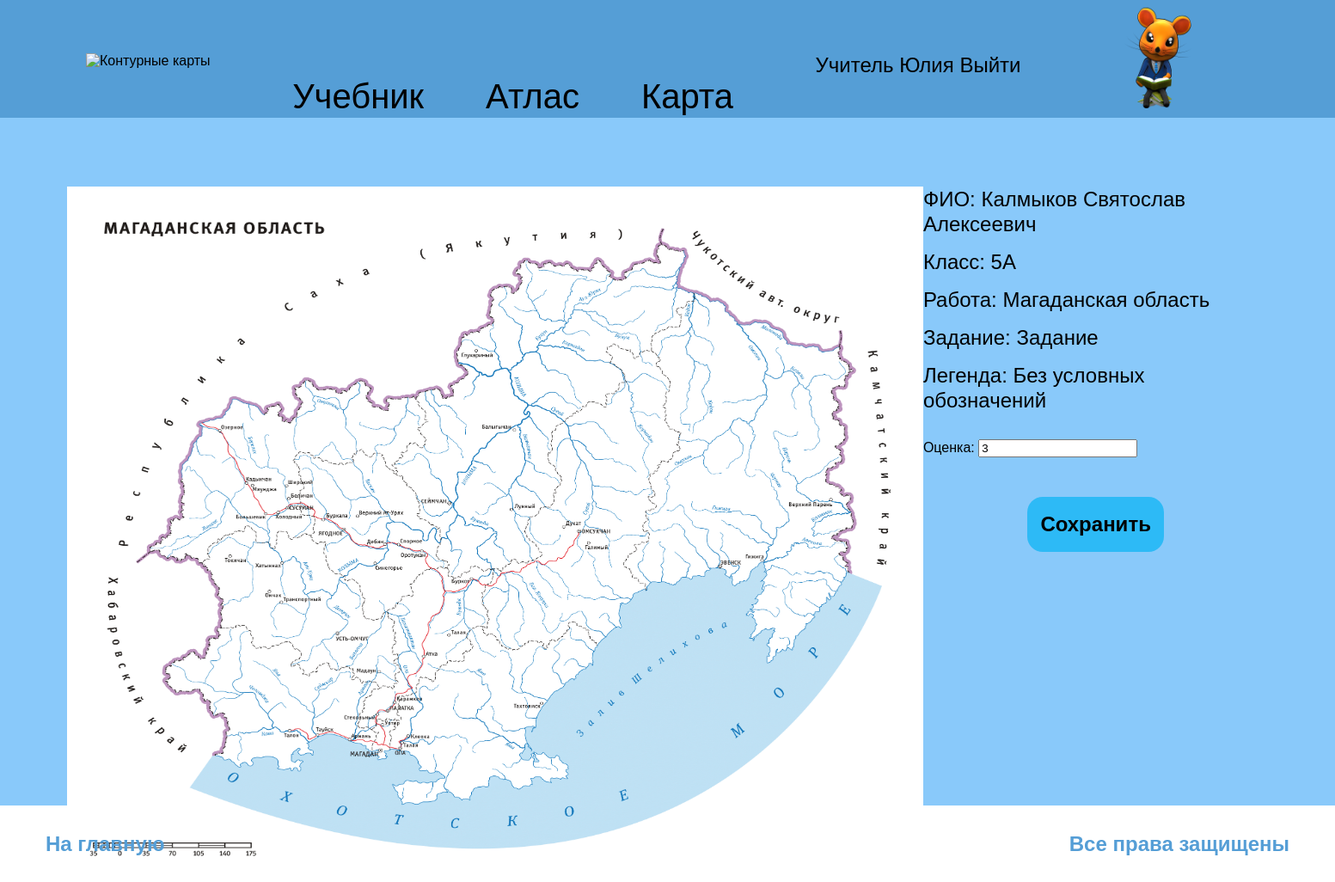
/work_review/1/1/ (signed in), run on the app's committed database.
### main/models.py (models this page shows, shortened)
class Auth(AbstractUser):
    email = models.EmailField(null=True, verbose_name = 'Почта', unique=True, max_length=150)
    last_name = models.CharField(null=True, verbose_name = 'Фамилия', max_length=150)
    first_name = models.CharField(null=True, verbose_name = 'Имя', max_length=150)
    patronymic = models.CharField(null=True, verbose_name = 'Отчество', max_length=150)
    birth_date = models.DateField(null=True, verbose_name = 'Дата рождения', blank=True)
    is_teacher = models.BooleanField(verbose_name = 'Учитель', default=False)
    user_class = models.ForeignKey(
        Classes,
        null=True,
        verbose_name = 'Класс',
        on_delete = models.CASCADE,
        blank=True
    )
    school_number = models.ForeignKey(
        Schools,
        null=True,
        verbose_name = 'Номер школы',
        on_delete = models.CASCADE
    )
    class Meta:
        verbose_name = _("user")
        verbose_name_plural = _("Пользователи")

class Classes(models.Model):
    class_number = models.IntegerField(
        verbose_name = 'Номер класса',
        validators=[MinValueValidator(1), MaxValueValidator(11)],
        blank = False
    )
    class_letter = models.CharField(verbose_name = 'Буква класса', max_length=3, blank = False)
    school = models.ForeignKey(Schools, null=True, verbose_name = 'Номер школы', on_delete = models.CASCADE, blank = False)
    teacher = models.ForeignKey(
        settings.AUTH_USER_MODEL,
        verbose_name = 'Учитель',
        on_delete = models.PROTECT,
        blank = False
    )
    class Meta:
        verbose_name = _("classes")
        verbose_name_plural = _("Классы")

class Works(models.Model):
    number = models.IntegerField(verbose_name = 'Номер задания', blank = False)
    work = models.ImageField(
        verbose_name = 'Работа',
        upload_to="base_maps/%Y/%m/",
        default='Базовая карта'
    )
    legend = models.CharField(verbose_name = 'Условные обозначения', max_length=511, blank = True)
    task = models.CharField(null=True, verbose_name = 'Задание', max_length=511)
    school_number = models.ForeignKey(
        Schools,
        null=True,
        verbose_name = 'Номер школы',
        on_delete = models.CASCADE
    )
    teacher = models.ForeignKey(
        settings.AUTH_USER_MODEL,
        verbose_name = 'Учитель',
        on_delete = models.PROTECT,
        blank=False,
        default=2
    )
    for_class = models.ForeignKey(
        Classes,
        null=True,
        verbose_name = 'Класс',
        on_delete = models.CASCADE
    )
    is_active = models.BooleanField(verbose_name = "Активность", default=False)
    work_name = models.CharField(verbose_name = 'Название задания', max_length=50, blank = False)
    class Meta:
        verbose_name = _("works")
        verbose_name_plural = _("Заданные работы")

class DoneWorks(models.Model):
    student = models.ForeignKey(
        settings.AUTH_USER_MODEL,
        verbose_name = 'Идентификация студента',
        on_delete = models.PROTECT
    )
    done_work = models.ImageField(
        verbose_name = 'Готовая работа',
        upload_to="done_map/%Y/%m/%d/",
        default='Готовая карта'
    )
    work = models.ForeignKey(Works, verbose_name = 'Идентификация работы', on_delete = models.CASCADE)
    grade = models.IntegerField(null=True, verbose_name = 'Оценка', validators=[MinValueValidator(1), MaxValueValidator(5)], blank=False)
    check_status = models.BooleanField(verbose_name = 'Статус', default=False)
    time_create = models.DateTimeField(verbose_name = 'Время создания', auto_now_add=True)
    time_update = models.DateTimeField(verbose_name = 'Время обновления', auto_now=True)
    teacher = models.ForeignKey(
        settings.AUTH_USER_MODEL,
        null=True,
        verbose_name = 'Учитель',
        on_delete = models.PROTECT,
        related_name = 'Учитель'
    )
    comment_from_teacher = models.CharField(
        verbose_name = 'Комментарий от учителя',
        null=True,
        max_length=255,
        blank=True,
    )
    comment_from_student = models.CharField(
        verbose_name = 'Комментарий от ученика',
        null=True,
        max_length=127,
        blank=True,
    )
    class Meta:
        verbose_name = _("done_works")
        verbose_name_plural = _("Сделанные работы")

### teacher/views.py (the view, shortened to what this page needs)
# urls.py: path('work_review/<int:student_id>/<int:work_id>/', work_review, name = 'student_review'),
@login_required
@transaction.atomic
def work_review(request, student_id, work_id):
    if request.user.is_authenticated:
        if request.user.is_teacher:
            done_works = DoneWorks.objects.get(id=student_id, work_id=work_id)
            if request.method == 'POST':
                grades_form = GradesForm(request.POST, instance=done_works)
                if grades_form.is_valid():
                    grades_form.save()
                    messages.success(request, _('Ваш профиль был успешно обновлен!'))
                    return redirect('/')
                else:
                    messages.error(request, _('Пожалуйста, исправьте ошибки.'))
            else:
                grades_form = GradesForm(instance=done_works)
            student = Auth.objects.get(id=student_id)
            done_works = DoneWorks.objects.filter(id=work_id, student_id=student_id)
            works = Works.objects.get(id=work_id, teacher_id=request.user.id)
            my_school = Schools.objects.get(id=request.user.school_number_id)
            student_class = Classes.objects.get(id=student_id)
            context =  {
                'student_class': student_class,
                'done_works': done_works,
                'student': student,
                'grades_form': grades_form,
                'works': works,
                'student_id': student_id,
                'work_id': work_id,
                'my_school': my_school,
            }
        return render(request, 'teacher/work_review.html', context=context)
    return pageNotFound(request)

### teacher/forms.py
class GradesForm(ModelForm):
    class Meta:
        model = DoneWorks
        fields = ['grade']
        widgets = {
            'grade': NumberInput(attrs ={
                'class': 'grade',
                'placeholder': 'Оценка'
            }),
        }

### templates/teacher/work_review.html (shortened to what this page needs)
{% extends 'main/layouts/layout.html' %} {% load static %} {% block title %}Электронные контурные карты{% endblock %} {% block main %}
{% if request.user.is_authenticated %}
<section class="work-review">
{% if request.user.is_teacher %}
    <img src="{% static '/main/img/test-map-1.png' %}" alt="done_work" class="done-work">
    <form action="" class="review-form">
            {% if request.user.school_number_id == student.school_number_id %}
            <span class="info-span">ФИО: {{ student.last_name}} {{ student.first_name }} {{ student.patronymic }} </span>
            <span class="info-span">Класс: {{ student_class.class_number }}{{ student_class.class_letter }}</span>
            <span class="info-span">Работа: {{ works.work_name }}</span>
            <span class="info-span">Задание: {{ works.task }}</span>
            <span class="info-span">Легенда: {{ works.legend }}</span>
            <form method="post">
                    {{ grades_form.as_p }}
        <button class="form-sub" type="submit">Сохранить</button>
        {% endif %}
    </form>
{% endif %}
</section>
{% endif %}
{% endblock %}

### templates/main/layouts/layout.html (shortened to what this page needs)
{% load static %}
<!DOCTYPE html>
<html lang="ru">
<head>
    <link href="{% static '/main/css/style.css' %}" rel="stylesheet">
</head>
<body>
    <header class="adapt-header">
        <section class="page-navbar">
            <div class="left-navbar">
                {% if request.user.is_teacher %}
                    <a href="{% url 'teacher_classes' %}" class="logo">
                {% else %}
                    <a href="{% url 'home' %}" class="logo">
                {% endif %}
                    <img src="{% static 'main/gif/logo.gif' %}" alt="Контурные карты" class="logo-gif" windth='220' height="220">
                    </a>
            </div>
            {% block body %}
                {% if request.user.is_authenticated %}
            <div class="center-navbar">
                <a href="{% url 'book' %}" class="center-nav-link">Учебник</a>
                <a href="{% url 'atlas' %}" class="center-nav-link">Атлас</a>
                <a href="{% url 'contour_map' %}" class="center-nav-link">Карта</a>
            </div>
                {% endif %}
            {% endblock %}
            <div class="right-navbar">
                <div class="navbar-registration">
                    {% if request.user.is_authenticated %}
                        <span class="hello-text">
                        {% if request.user.is_teacher %}
                            Учитель {% if request.user.first_name %} {{ user.first_name }} {% else %} {{ user.username }} {% endif %}
                        {% else %}
                            Ученик {% if request.user.first_name == None %} {{ user.username }} {% else %} {{ user.first_name }} {% endif %}
                        {% endif %}
                        <a href="{% url 'logout' %}" class="logout-link">Выйти</a>
                        </span>
                    {% else %}
                    <a href="{% url 'login' %}" class="registration-link">Войти</a>
                    {% endif %}
                </div>
                {% if request.user.is_authenticated %}
                    {% if request.user.is_teacher %}
                        <a href="{% url 'account' %}" class="icon-account">
                            <img src="{% static '/main/img/kvoka1.png' %}" alt="User" windth='119' height="119">
                    {% else %}
                        <a href="{% url 'account' %}" class="icon-account">
                            <img src="{% static '/main/img/kvoka.png' %}" alt="User" windth='119' height="119">
                    {% endif %}
                {% else %}
                    <img src="{% static '/main/img/kvoka.png' %}" alt="User" windth='119' height="119">
                {% endif %}
            </a>
        </div>
    </section>
</header>
    <div class="wrapper">
        <main>
            {% block main %} {% endblock %}
        </main>
    </div>
    <footer>
{% block footer %}
    {% if request.user.is_teacher %}
        <a href="{% url 'teacher_classes' %}" class="to-start">На главную</a>
    {% else %}
        <a href="{% url 'home' %}" class="to-start">На главную</a>
    {% endif %}
        <span class="copyright"> Все права защищены</span>
{% endblock %}
    </footer>
</body>
</html>

### static/main/css/style.css (style rules this page uses)
body, html { height: 100%; width: 100%; margin: 0 auto; font-family: 'Gill Sans', 'Gill Sans MT', 'Calibri', 'Trebuchet MS', sans-serif; }
a { text-decoration: none; color: #000; }
.adapt-header { font-family: 'Gill Sans', 'Gill Sans MT', 'Calibri', 'Trebuchet MS', sans-serif; background: #559ed6; margin: 0 auto; position: relative; }
.page-navbar { display: flex; justify-content: space-between; position: relative; box-sizing: border-box; }
.left-navbar { display: flex; justify-content: flex-start; align-items: center; box-sizing: border-box; }
.logo-gif { margin-left: 100px; margin-top: 8px; margin-bottom: 4px; }
.center-navbar { display: flex; justify-content: space-between; padding-top: 88px; }
.center-nav-link { color: #000; font-style: normal; font-weight: 400; font-size: 40px; line-height: 49px; }
.center-nav-link:nth-child(2) { margin: 0 72px; }
.right-navbar { display: flex; align-items: center; margin-right: 100px; }
.navbar-registration { display: flex; flex-direction: column; align-items: flex-end; padding-top: 27px; }
.hello-text, .logout-link { color: #000; font-style: normal; font-weight: 400; font-size: 24px; line-height: 29px; margin-bottom: 13px; margin-right: 27px; }
.wrapper { font-family: 'Gill Sans', 'Gill Sans MT', 'Calibri', 'Trebuchet MS', sans-serif; ; display: flex; height: 100%; background-color: #89c9fa; box-sizing: border-box; }
main { flex: 1 0 auto; }
.form-sub { color: #000; border: none; border-radius: 18px; background: #2dbaf6; padding: 15px 15px; text-align: center; text-decoration: none; display: inline-block; cursor: pointer; font-style: bold; font-weight: 700; font-size: 24px; line-height: 34px; max-width: 316px; margin: 30px auto; -webkit-border-radius: 18px; -moz-border-radius: 18px; -ms-border-radius: 18px; -o-border-radius: 18px; }
.work-review { display: flex; flex-direction: row; justify-content: space-between; margin: 80px 5% 0; }
.done-work { width: 1100px; height: 800px; }
.review-form { display: flex; flex-direction: column; }
.info-span { color: #000; font-style: normal; font-weight: 400; font-size: 24px; line-height: 29px; margin-bottom: 15px; }
footer { font-family: 'Gill Sans', 'Gill Sans MT', 'Calibri', 'Trebuchet MS', sans-serif; ; display: flex; background-color: #fff; color: #559ed6; font-style: bold; font-weight: 700; font-size: 24px; line-height: 29px; padding: 30px 53px; justify-content: space-between; }
.to-start { color: #559ed6; font-style: bold; font-weight: 700; font-size: 24px; line-height: 29px; }

### data on the page
Auth: first_name "Юлия"
Auth: last_name "Калмыков", first_name "Святослав", patronymic "Алексеевич"
Classes: class_number "5", class_letter "А"
Works: work_name "Магаданская область", task "Задание", legend "Без условных обозначений"
DoneWorks: grade "3"
